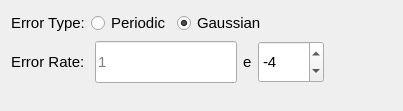
<?xml version="1.0" encoding="UTF-8"?>
<ui version="4.0">
 <class>BitsError</class>
 <widget class="QWidget" name="BitsError">
  <property name="geometry">
   <rect>
    <x>0</x>
    <y>0</y>
    <width>403</width>
    <height>111</height>
   </rect>
  </property>
  <property name="font">
   <font>
    <pointsize>8</pointsize>
   </font>
  </property>
  <property name="windowTitle">
   <string>Form</string>
  </property>
  <layout class="QVBoxLayout" name="verticalLayout">
   <item>
    <layout class="QHBoxLayout" name="horizontalLayout">
     <item>
      <widget class="QLabel" name="lblBER">
       <property name="font">
        <font>
         <pointsize>11</pointsize>
        </font>
       </property>
       <property name="text">
        <string>Error Type:</string>
       </property>
       <property name="textFormat">
        <enum>Qt::PlainText</enum>
       </property>
      </widget>
     </item>
     <item>
      <widget class="QRadioButton" name="periodicOpt">
       <property name="enabled">
        <bool>true</bool>
       </property>
       <property name="font">
        <font>
         <pointsize>11</pointsize>
        </font>
       </property>
       <property name="text">
        <string>Periodic</string>
       </property>
       <property name="checked">
        <bool>false</bool>
       </property>
      </widget>
     </item>
     <item>
      <widget class="QRadioButton" name="gaussianOpt">
       <property name="font">
        <font>
         <pointsize>11</pointsize>
        </font>
       </property>
       <property name="text">
        <string>Gaussian</string>
       </property>
       <property name="checked">
        <bool>true</bool>
       </property>
      </widget>
     </item>
     <item>
      <spacer name="horizontalSpacer">
       <property name="orientation">
        <enum>Qt::Horizontal</enum>
       </property>
       <property name="sizeHint" stdset="0">
        <size>
         <width>40</width>
         <height>20</height>
        </size>
       </property>
      </spacer>
     </item>
    </layout>
   </item>
   <item>
    <layout class="QHBoxLayout" name="horizontalLayout_2">
     <item>
      <widget class="QLabel" name="label">
       <property name="font">
        <font>
         <pointsize>11</pointsize>
        </font>
       </property>
       <property name="text">
        <string>Error Rate: </string>
       </property>
      </widget>
     </item>
     <item>
      <widget class="QLineEdit" name="coeffInput">
       <property name="minimumSize">
        <size>
         <width>0</width>
         <height>42</height>
        </size>
       </property>
       <property name="font">
        <font>
         <pointsize>11</pointsize>
        </font>
       </property>
       <property name="placeholderText">
        <string>1</string>
       </property>
      </widget>
     </item>
     <item>
      <widget class="QLabel" name="lblx10">
       <property name="font">
        <font>
         <pointsize>11</pointsize>
        </font>
       </property>
       <property name="text">
        <string>e</string>
       </property>
      </widget>
     </item>
     <item>
      <widget class="QSpinBox" name="expInput">
       <property name="minimumSize">
        <size>
         <width>0</width>
         <height>42</height>
        </size>
       </property>
       <property name="font">
        <font>
         <pointsize>11</pointsize>
        </font>
       </property>
       <property name="minimum">
        <number>-5000</number>
       </property>
       <property name="maximum">
        <number>-1</number>
       </property>
       <property name="value">
        <number>-4</number>
       </property>
      </widget>
     </item>
     <item>
      <spacer name="horizontalSpacer_2">
       <property name="orientation">
        <enum>Qt::Horizontal</enum>
       </property>
       <property name="sizeHint" stdset="0">
        <size>
         <width>40</width>
         <height>20</height>
        </size>
       </property>
      </spacer>
     </item>
    </layout>
   </item>
   <item>
    <spacer name="verticalSpacer">
     <property name="orientation">
      <enum>Qt::Vertical</enum>
     </property>
     <property name="sizeHint" stdset="0">
      <size>
       <width>20</width>
       <height>40</height>
      </size>
     </property>
    </spacer>
   </item>
  </layout>
 </widget>
 <resources/>
 <connections/>
</ui>
